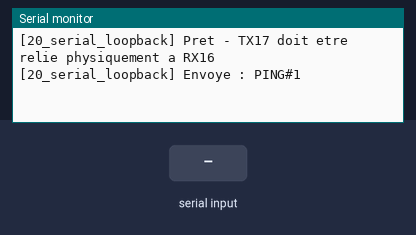
The sketch below on a simulated ESP32. Shown: the last lines printed to the serial monitor. The test bench sets the inputs (shaded band).

Above: at 1.4 s.
1.5 s: "1\n" received over the second serial link
At 1.9 s:
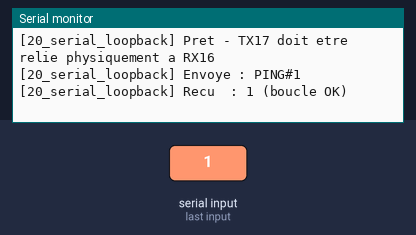
3.0 s: "0\n" received over the second serial link
4.5 s: "2\n" received over the second serial link
At 4.9 s:
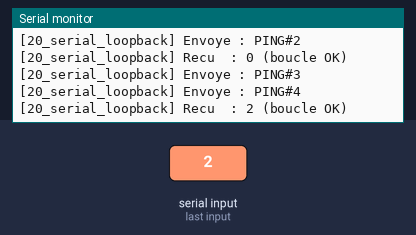
Timing chart, 0 to 7.5 s (numbered marks = the images above; inputs shaded):
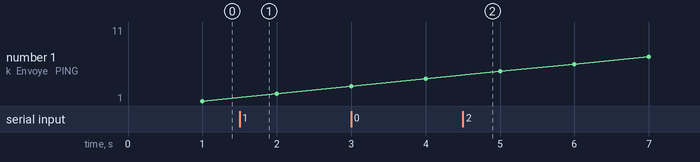

The sketch:

20_serial_loopback.ino
```cpp
/*
 * Projet 20 - Boucle UART (Serial Loopback) sur UART2
 * Cible : ESP32 (3 UART materiels disponibles) / Uno (SoftwareSerial necessaire)
 * But : valider une liaison serie materielle en reliant physiquement TX a RX,
 * et verifier l'integrite des donnees envoyees/recues.
 */

#include <Arduino.h>

// UART2 materiel de l'ESP32 (distinct de Serial=UART0 utilise pour le debug USB)
HardwareSerial LoopSerial(2);

const uint8_t UART2_TX_PIN = 17;
const uint8_t UART2_RX_PIN = 16;
const unsigned long SEND_INTERVAL_MS = 1000;
unsigned long lastSendTime = 0;
uint32_t messageCounter = 0;

void setup() {
  Serial.begin(115200);       // console de debug (USB)
  LoopSerial.begin(9600, SERIAL_8N1, UART2_RX_PIN, UART2_TX_PIN);
  delay(200);
  Serial.println("[20_serial_loopback] Pret - TX17 doit etre relie physiquement a RX16");
}

void loop() {
  unsigned long now = millis();

  if (now - lastSendTime >= SEND_INTERVAL_MS) {
    lastSendTime = now;
    messageCounter++;
    String message = "PING#" + String(messageCounter);
    LoopSerial.println(message);
    Serial.printf("[20_serial_loopback] Envoye : %s\n", message.c_str());
  }

  // Lecture non bloquante de ce qui revient par la boucle physique
  while (LoopSerial.available() > 0) {
    String received = LoopSerial.readStringUntil('\n');
    received.trim();
    if (received.length() > 0) {
      Serial.printf("[20_serial_loopback] Recu  : %s (boucle OK)\n", received.c_str());
    }
  }
}
```

Measured:
- after the input at 1.5 s, the serial monitor: prints a new line at once (image 1)
- after the input at 4.5 s, the serial monitor: prints a new line at once (image 2)
